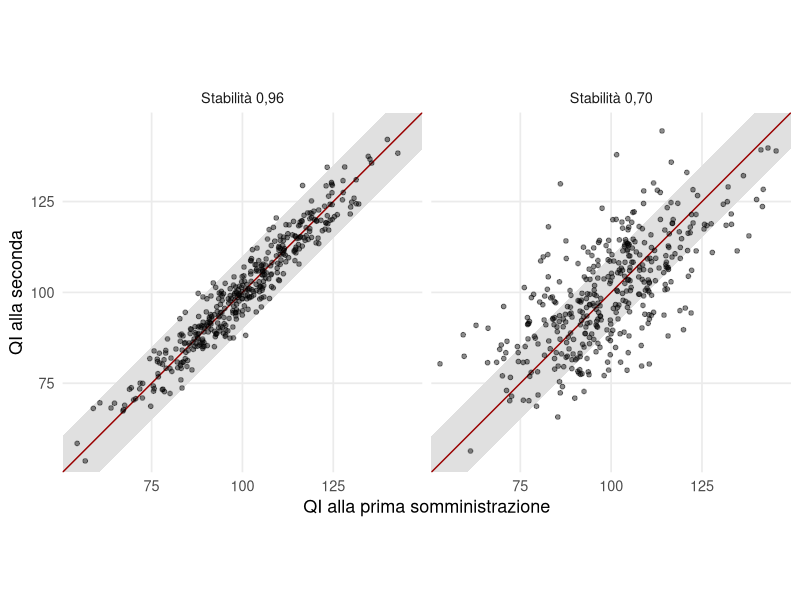

Here is the R script that generated this plot:
## ---- chunk 1
#| label: setup
library(ggplot2)
rosso = "#9A0000"
# Nel PDF (A5) le figure si disegnano alla larghezza reale della pagina.
stampa = knitr::is_latex_output()
virgola = function(x, d = 2) formatC(x, format = "f", digits = d, decimal.mark = ",")
tema = theme_minimal(base_size = if (stampa) 10 else 13) +
  theme(panel.grid.minor = element_blank(), plot.title = element_text(size = 12))
## ---- chunk 2
#| label: fig-retest
#| fig-cap: "Punteggi di QI simulati in due somministrazioni dello stesso test, con stabilità test-retest di 0,96 e di 0,70. La linea diagonale indica punteggi identici; la fascia grigia comprende le differenze entro ±10 punti."
#| fig-alt: "Due diagrammi di dispersione. Con stabilità 0,96 i punti sono molto vicini alla diagonale; con stabilità 0,70 sono molto dispersi e molti cadono fuori dalla fascia di dieci punti."
#| fig-width: !expr if (stampa) 4.45 else 8
#| fig-height: !expr if (stampa) 2.7 else 4
set.seed(1932)
rt = function(r) { m = MASS::mvrnorm(400, c(0, 0), matrix(c(1, r, r, 1), 2)); data.frame(t1 = 100 + 15 * m[, 1], t2 = 100 + 15 * m[, 2]) }
d = rbind(cbind(rt(.96), stab = "Stabilità 0,96"), cbind(rt(.70), stab = "Stabilità 0,70"))
d$stab = factor(d$stab, levels = c("Stabilità 0,96", "Stabilità 0,70"))
ggplot(d, aes(t1, t2)) +
  geom_ribbon(data = data.frame(t1 = c(50, 150)), aes(x = t1, ymin = t1 - 10, ymax = t1 + 10), inherit.aes = FALSE, fill = "grey88") +
  geom_abline(slope = 1, intercept = 0, colour = rosso) +
  geom_point(alpha = .45, size = 1.3) +
  facet_wrap(~stab) +
  coord_equal(xlim = c(55, 145), ylim = c(55, 145)) +
  labs(x = "QI alla prima somministrazione", y = "QI alla seconda") +
  tema
